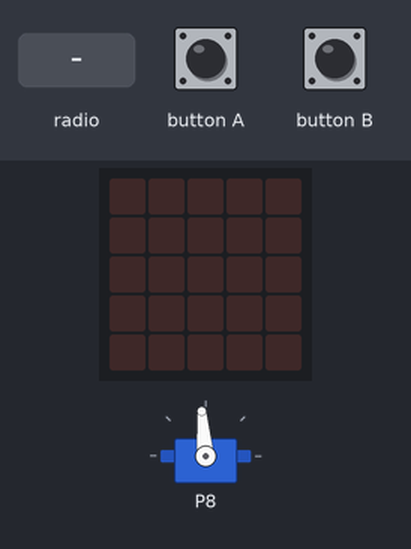
Bench run of a program on a simulated BBC micro:bit (MakeCode). Parts: servo, the board's 5×5 LED display. The inputs (shaded band) are chosen by the test bench.

Above: at 1.2 s.
1.3 s: button A pressed for 0.15 s
At 2.0 s:
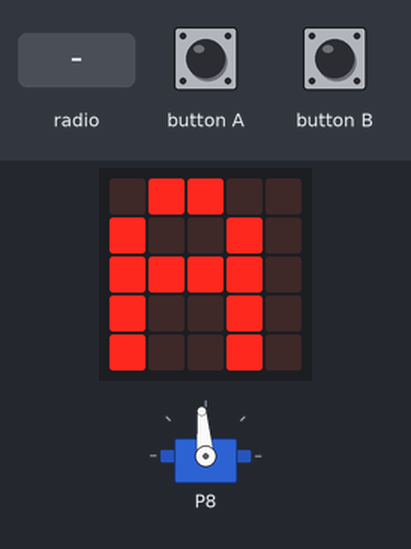
2.9 s: button B pressed for 0.15 s
At 4.2 s:
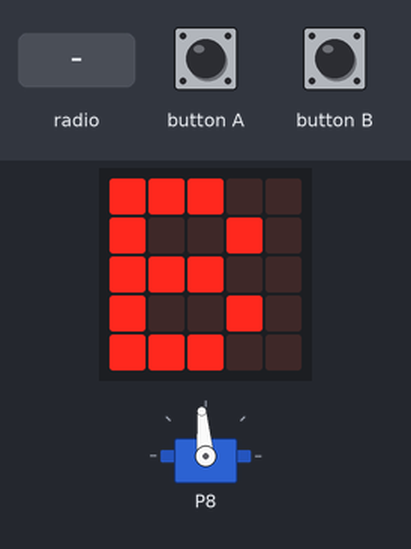
4.5 s: radio message "x" arrives
At 4.9 s:
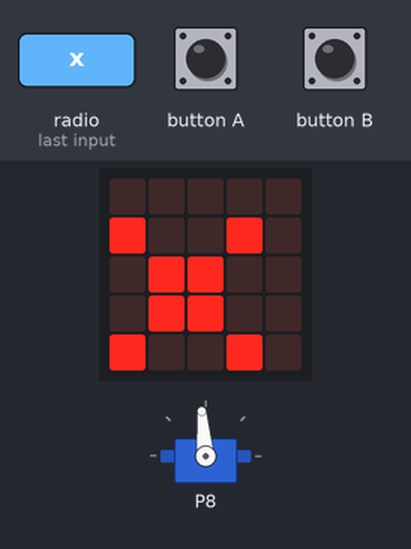
Timing chart, 0 to 7.5 s (numbered marks = the images above; inputs shaded):
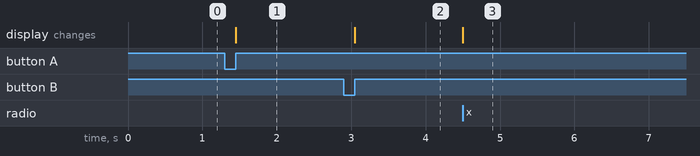

The program:

main.ts
```typescript
input.onButtonPressed(Button.A, function () {
    basic.showString("A")
    start = 1
})
radio.onReceivedString(function (receivedString) {
    basic.showString(receivedString)
})
input.onButtonPressed(Button.B, function () {
    basic.showString("B")
    start = 0
})
radio.onReceivedValue(function (name, value) {
    if (name == "x" && start == 1) {
        basic.showString("x")
        angle = right_angle + pins.map(
        value,
        -1024,
        1023,
        0 - angle_range,
        angle_range
        )
        pins.servoWritePin(AnalogPin.P8, angle)
    }
})
let angle = 0
let angle_range = 0
let right_angle = 0
let start = 0
radio.setGroup(1)
start = 0
right_angle = 95
angle_range = 30
angle = right_angle
pins.servoWritePin(AnalogPin.P8, angle)
basic.forever(function () {

})
```

test.ts
```typescript
// テストはここに来ます。このパッケージが拡張機能として使用されるときにはコンパイルされません。
```

Measured:
- after the input at 1.3 s, the display: changes after 0.15 s (image 1)
- after the input at 2.9 s, the display: changes after 0.15 s (image 2)
- after the input at 4.5 s, the display: changes at once (image 3)
